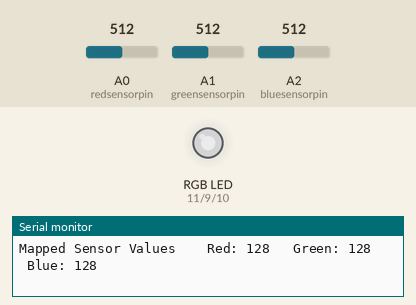
This sketch was run on a simulated Arduino Uno, built with avr-gcc and run on an emulated ATmega328P. Shown: an RGB LED mixed from three pins (HIGH = lit), the last lines printed to the serial monitor. The test bench sets the inputs (shaded band); at power-on: A0 (redsensorpin) = 512, A1 (greensensorpin) = 512, A2 (bluesensorpin) = 512. Dim RGB values are drawn brighter than linear.

Above: at 1.3 s.
1.4 s: A0 (redsensorpin) set to 716
At 2.9 s:
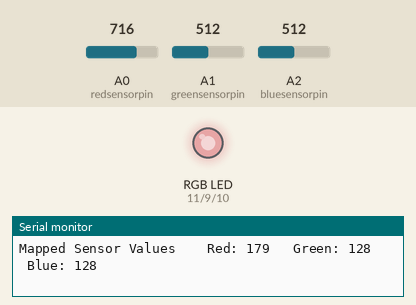
3.2 s: A1 (greensensorpin) set to 716
At 4.4 s:
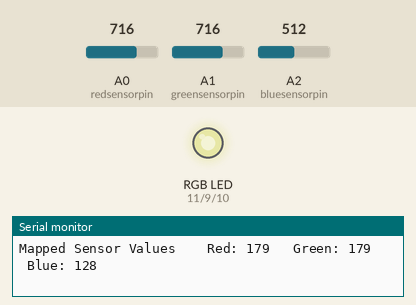
4.8 s: A2 (bluesensorpin) set to 716
At 5.7 s:
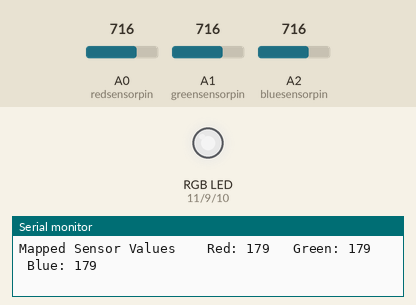
6.5 s: A0 (redsensorpin) set to 900
At 7.1 s:
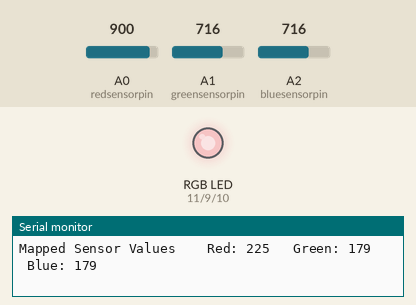
8.2 s: A1 (greensensorpin) set to 900
At 9.5 s:
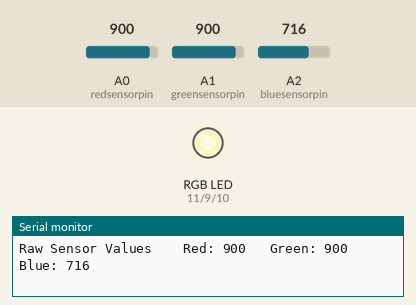
9.8 s: A2 (bluesensorpin) set to 900
At 10.9 s:
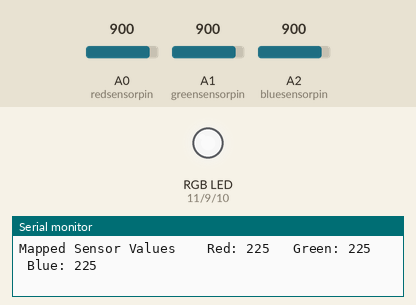
Timing chart, 0 to 12.5 s (numbered marks = the images above; inputs shaded):
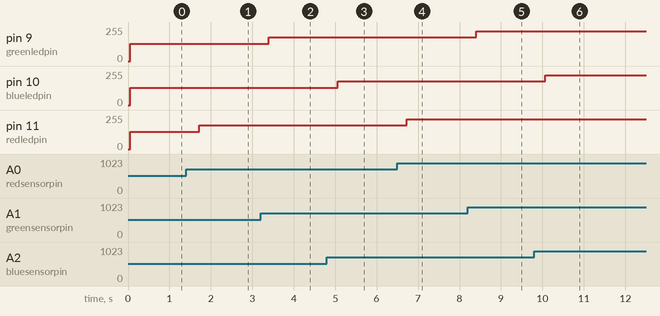

Measured:
- after the input at 1.4 s, pin 11 (redledpin): 128/255 → 179/255 after 0.32 s
- after the input at 3.2 s, pin 9 (greenledpin): 128/255 → 179/255 after 0.19 s
- after the input at 4.8 s, pin 10 (blueledpin): 128/255 → 179/255 after 0.26 s
- after the input at 6.5 s, pin 11 (redledpin): 179/255 → 225/255 after 0.23 s
- after the input at 8.2 s, pin 9 (greenledpin): 179/255 → 225/255 after 0.20 s
- after the input at 9.8 s, pin 10 (blueledpin): 179/255 → 225/255 after 0.27 s

The sketch:

color-mixing-lamp.ino
```cpp
const int greenledpin = 9;
const int redledpin = 11;
const int blueledpin = 10;
const int redsensorpin = A0;
const int greensensorpin = A1;
const int bluesensorpin = A2;
int redvalue = 0;
int bluevalue = 0;
int greenvalue = 0;
int redsensorvalue = 0;
int greensensorvalue = 0;
int bluesensorvalue = 0;

void setup() {
  // put your setup code here, to run once:
  Serial.begin(9600); //turn on serial monitor
  //set pinmodes to output
  pinMode(greenledpin,OUTPUT);
  pinMode(redledpin,OUTPUT);
  pinMode(blueledpin,OUTPUT);
}

void loop() {
  // put your main code here, to run repeatedly:
  redsensorvalue = analogRead(redsensorpin);
  delay(5);
  greensensorvalue = analogRead(greensensorpin);
  delay(5);
  bluesensorvalue = analogRead(bluesensorpin);
  Serial.print("Raw Sensor Values \t Red: ");
  Serial.print(redsensorvalue);
  Serial.print("\t Green: ");
  Serial.print(greensensorvalue);
  Serial.print("\t Blue: ");
  Serial.println(bluesensorvalue);
  redvalue = redsensorvalue/4;
  greenvalue = greensensorvalue/4;
  bluevalue = bluesensorvalue/4;
  Serial.print("Mapped Sensor Values \t Red: ");
  Serial.print(redvalue);
  Serial.print("\t Green: ");
  Serial.print(greenvalue);
  Serial.print("\t Blue: ");
  Serial.println(bluevalue);
  analogWrite(redledpin, redvalue);
  analogWrite(greenledpin, greenvalue);
  analogWrite(blueledpin, bluevalue);
  delay(500);
}
```
